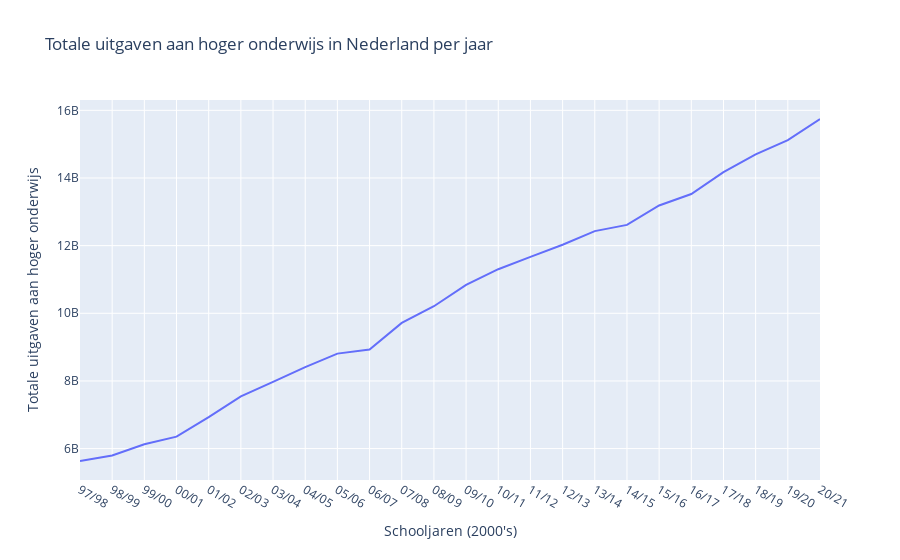

Notebook code cell kept with this figure:
### Code cell
spendings_education = spendings[['Perioden', 'TotaalUitgavenAanOnderwijs_1']]

spendings_edu_total = spendings_education.groupby('Perioden').sum().reset_index()

spendings_edu_total = spendings_edu_total.assign(TotaalUitgavenAanOnderwijs_1=spendings_edu_total['TotaalUitgavenAanOnderwijs_1'] * (10**6))

spendings_edu_total = spendings_edu_total.assign(Perioden=spendings_edu_total['Perioden'].str.removesuffix('JJ00'))
spendings_edu_total = spendings_edu_total.assign(Perioden=spendings_edu_total['Perioden'].apply(lambda periode: f'{periode[-2:]}/{str(int(periode) + 1)[-2:]}'))
    
spendings_edu_total_97 = spendings_edu_total.iloc[2:]

spendings_education_year = px.line(spendings_edu_total_97, x='Perioden', y='TotaalUitgavenAanOnderwijs_1', title='Totale uitgaven aan hoger onderwijs in Nederland per jaar')
spendings_education_year.update_layout(xaxis_title='Schooljaren (2000\'s)')
spendings_education_year.update_layout(yaxis_title='Totale uitgaven aan hoger onderwijs')
spendings_education_year.show()

### Figure 1 — Plotly figure (JSON) as saved in the notebook; plotly's stock layout.template omitted (floating-point values rounded to 4 significant figures)
{"data": [{"hovertemplate": "Perioden=%{x}<br>TotaalUitgavenAanOnderwijs_1=%{y}<extra></extra>", "legendgroup": "", "line": {"color": "#636efa", "dash": "solid"}, "marker": {"symbol": "circle"}, "mode": "lines", "name": "", "orientation": "v", "showlegend": false, "type": "scatter", "x": ["97/98", "98/99", "99/00", "00/01", "01/02", "02/03", "03/04", "04/05", "05/06", "06/07", "07/08", "08/09", "09/10", "10/11", "11/12", "12/13", "13/14", "14/15", "15/16", "16/17", "17/18", "18/19", "19/20", "20/21"], "xaxis": "x", "y": [5633000000, 5797000000, 6126000000, 6352000000, 6932000000, 7543000000, 7971000000, 8407000000, 8808000000, 8928000000, 9715000000, 10209000000, 10838000000, 11303000000, 11669000000, 12026000000, 12430000000, 12614000000, 13188000000, 13527000000, 14172000000, 14700000000, 15122000000, 15744000000], "yaxis": "y"}], "layout": {"legend": {"tracegroupgap": 0}, "title": {"text": "Totale uitgaven aan hoger onderwijs in Nederland per jaar"}, "xaxis": {"anchor": "y", "domain": [0, 1], "title": {"text": "Schooljaren (2000's)"}}, "yaxis": {"anchor": "x", "domain": [0, 1], "title": {"text": "Totale uitgaven aan hoger onderwijs"}}}}
